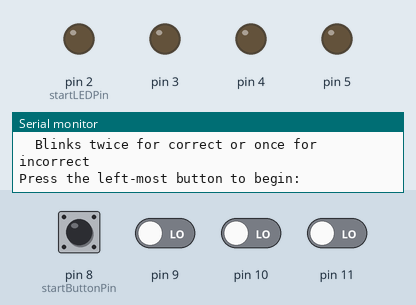
The sketch below on a simulated Arduino Uno, built with avr-gcc and run on an emulated ATmega328P. On the bench: output pins drawn as LEDs (lit = HIGH), the last lines printed to the serial monitor. The inputs (shaded band) are chosen by the test bench; at power-on: pin 8 (startButtonPin), pin 9–11 LOW. Random numbers use the default seed unless the sketch sets one.

Above: at 1.3 s.
1.4 s: pin 8 (startButtonPin) pulled HIGH for 1 s
At 4.2 s:
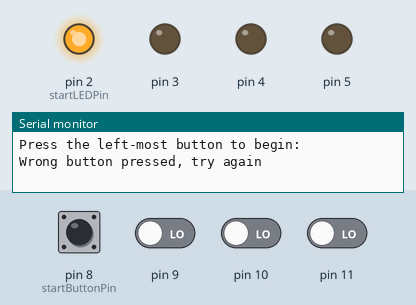
5.4 s: pin 8 (startButtonPin) pulled HIGH for 0.15 s
At 7.2 s:
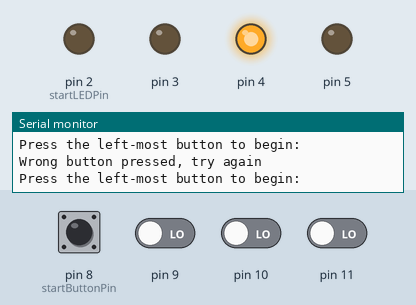
7.5 s: pin 8 (startButtonPin) pulled HIGH for 3.2 s
At 9.1 s:
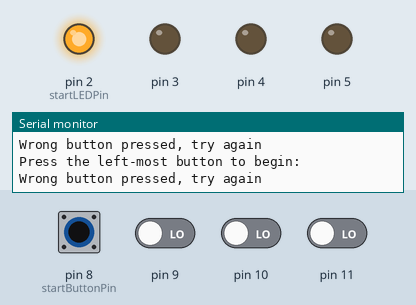
13.1 s: pin 9 driven HIGH
At 16.8 s:
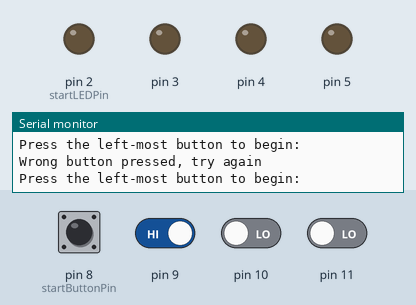
Timing chart, 0 to 17.1 s (numbered marks = the images above; inputs shaded):
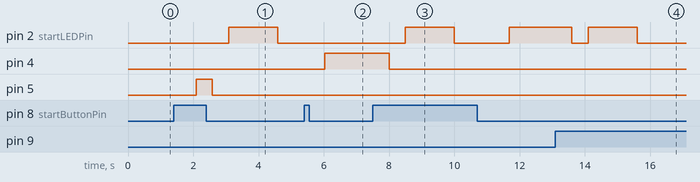

Measured:
- after the input at 1.4 s, pin 2 (startLEDPin): LOW → HIGH after 1.7 s, → LOW 1.5 s later; pin 5: LOW → HIGH after 0.68 s, → LOW 0.50 s later
- after the input at 5.4 s, pin 4: LOW → HIGH after 0.63 s
- after the input at 7.5 s, pin 2 (startLEDPin): LOW → HIGH after 1.0 s, → LOW 1.5 s later, → HIGH 1.7 s later; pin 4: HIGH → LOW after 0.50 s
- after the input at 13.1 s, pin 2 (startLEDPin): HIGH → LOW after 0.50 s, → HIGH 0.50 s later, → LOW 1.5 s later

The sketch:

Reaction_Time_Tester.ino
```cpp
/*
 * Author: Patrick Creighton
 * Purpose: To test your reaction time when a LED lights by pressing the corresponding button
 *          keeps track of the your high score for the round and average
 * Materials: 4 LEDs with 330 ohm resistors, 4 buttons with 10K ohm resistors, jumper cables
 * Note: place buttons and LEDs in the pins immediately above their start pins
 */

const int startLEDPin = 2;
const int startButtonPin = 8;
const int numLEDsAndButtons = 4;

void setup() {
  Serial.begin(9600);

  for (int led = startLEDPin; led < startLEDPin + numLEDsAndButtons; led++) {
    pinMode(led, OUTPUT);
  }

  randomSeed(analogRead(A0));

  Serial.println("Reaction Time Test:");
  Serial.println("\tWhen you are ready, press the left-most button");
  Serial.println("\tWithin the next 3 seconds, a random LED will be lit");
  Serial.println("\tPress the corresponding button as fast as possible!");
  Serial.println("\tBlinks twice for correct or once for incorrect\n");
}


int delayTime;
int litLED;
unsigned long currentTime;
int start;
int pressedButton;
int reactionTime;
int highscore = 0;
int sum = 0;
int count = 0;
double average;

void loop() {
  // generate random values for delay time and LED to light up
  delayTime = random(250, 3000); // 250ms buffer after pressing start button
  litLED = random(startLEDPin, startLEDPin + numLEDsAndButtons);

  Serial.println("Press the left-most button to begin:");
  while (digitalRead(startButtonPin) == LOW) {
    continue;
  }

  delay(delayTime);
  digitalWrite(litLED, HIGH);
  currentTime = millis();

  // will not start recording until first button is pressed
  start = false;
  while (!start) {
    for (int button = startButtonPin; button < startButtonPin + numLEDsAndButtons; button++) {
      if (digitalRead(button) == HIGH) {
        start = true;
        pressedButton = button;
        break;
      }
    }
  }

  // Doesn't count if wrong button is pressed first
  if (pressedButton != litLED - (startLEDPin - startButtonPin)) { // converts from LED to button pin #
    Serial.println("Wrong button pressed, try again\n");
  } else {
    reactionTime = millis() - currentTime;

    // determining high score
    if (highscore == 0) {
      highscore = reactionTime; // first entry is high score
    } else if (highscore > reactionTime) {
      highscore = reactionTime;
    }

    // calculating average
    sum += reactionTime;
    count++;
    average = (double)sum / count;

    // printing results to serial monitor
    Serial.print("Reaction time: ");
    Serial.print(reactionTime);
    Serial.println("ms");
    Serial.print("Highscore: ");
    Serial.print(highscore);
    Serial.println("ms");
    Serial.print("Average: ");
    Serial.print(average);
    Serial.println("ms\n");
  }

  delay(500);
  digitalWrite(litLED, LOW); // turns LED off after 500ms
  delay(500);

  // if correct button pressed, left-most button blinks twice
  // if not, left-most button blinks once
  if (pressedButton != litLED - (startLEDPin - startButtonPin)) {
      digitalWrite(startLEDPin, HIGH);
      delay(1500);
      digitalWrite(startLEDPin, LOW);
  } else {
      digitalWrite(startLEDPin, HIGH);
      delay(500);
      digitalWrite(startLEDPin, LOW);
      delay(500);
      digitalWrite(startLEDPin, HIGH);
      delay(500);
      digitalWrite(startLEDPin, LOW);
  }
}
```
